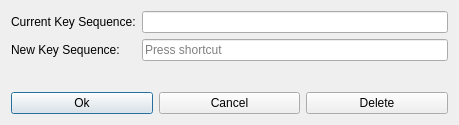
<?xml version="1.0" encoding="UTF-8"?>
<ui version="4.0">
 <class>ShortcutKeyEditWinClass</class>
 <widget class="QDialog" name="ShortcutKeyEditWinClass">
  <property name="geometry">
   <rect>
    <x>0</x>
    <y>0</y>
    <width>459</width>
    <height>125</height>
   </rect>
  </property>
  <property name="windowTitle">
   <string>ShortcutKeyEditWin</string>
  </property>
  <layout class="QVBoxLayout" name="verticalLayout">
   <item>
    <layout class="QGridLayout" name="gridLayout">
     <item row="0" column="0">
      <widget class="QLabel" name="label">
       <property name="text">
        <string>Current Key Sequence:</string>
       </property>
      </widget>
     </item>
     <item row="0" column="1">
      <widget class="QLineEdit" name="curKeylineEdit">
       <property name="readOnly">
        <bool>true</bool>
       </property>
      </widget>
     </item>
     <item row="1" column="0">
      <widget class="QLabel" name="label_2">
       <property name="text">
        <string>New Key Sequence:</string>
       </property>
      </widget>
     </item>
     <item row="1" column="1">
      <widget class="QKeySequenceEdit" name="keySequenceEdit"/>
     </item>
    </layout>
   </item>
   <item>
    <spacer name="verticalSpacer">
     <property name="orientation">
      <enum>Qt::Vertical</enum>
     </property>
     <property name="sizeHint" stdset="0">
      <size>
       <width>20</width>
       <height>40</height>
      </size>
     </property>
    </spacer>
   </item>
   <item>
    <layout class="QHBoxLayout" name="horizontalLayout">
     <item>
      <widget class="QPushButton" name="okBt">
       <property name="text">
        <string>Ok</string>
       </property>
      </widget>
     </item>
     <item>
      <widget class="QPushButton" name="cancelBt">
       <property name="text">
        <string>Cancel</string>
       </property>
      </widget>
     </item>
     <item>
      <widget class="QPushButton" name="deleteBt">
       <property name="text">
        <string>Delete</string>
       </property>
      </widget>
     </item>
    </layout>
   </item>
  </layout>
 </widget>
 <layoutdefault spacing="6" margin="11"/>
 <resources/>
 <connections>
  <connection>
   <sender>cancelBt</sender>
   <signal>clicked()</signal>
   <receiver>ShortcutKeyEditWinClass</receiver>
   <slot>reject()</slot>
   <hints>
    <hint type="sourcelabel">
     <x>448</x>
     <y>88</y>
    </hint>
    <hint type="destinationlabel">
     <x>414</x>
     <y>131</y>
    </hint>
   </hints>
  </connection>
  <connection>
   <sender>okBt</sender>
   <signal>clicked()</signal>
   <receiver>ShortcutKeyEditWinClass</receiver>
   <slot>slot_ok()</slot>
   <hints>
    <hint type="sourcelabel">
     <x>163</x>
     <y>88</y>
    </hint>
    <hint type="destinationlabel">
     <x>186</x>
     <y>128</y>
    </hint>
   </hints>
  </connection>
  <connection>
   <sender>deleteBt</sender>
   <signal>clicked()</signal>
   <receiver>ShortcutKeyEditWinClass</receiver>
   <slot>on_delete()</slot>
   <hints>
    <hint type="sourcelabel">
     <x>332</x>
     <y>111</y>
    </hint>
    <hint type="destinationlabel">
     <x>311</x>
     <y>130</y>
    </hint>
   </hints>
  </connection>
 </connections>
 <slots>
  <slot>slot_ok()</slot>
  <slot>on_reset()</slot>
  <slot>on_delete()</slot>
 </slots>
</ui>
